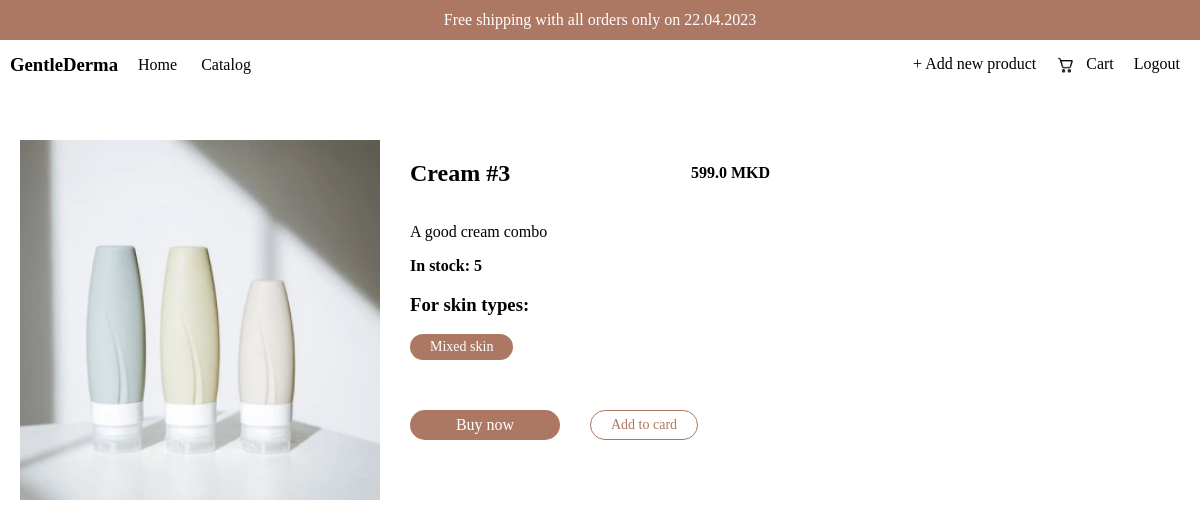
/product/3 (signed in), run on an earlier commit of the app's database.
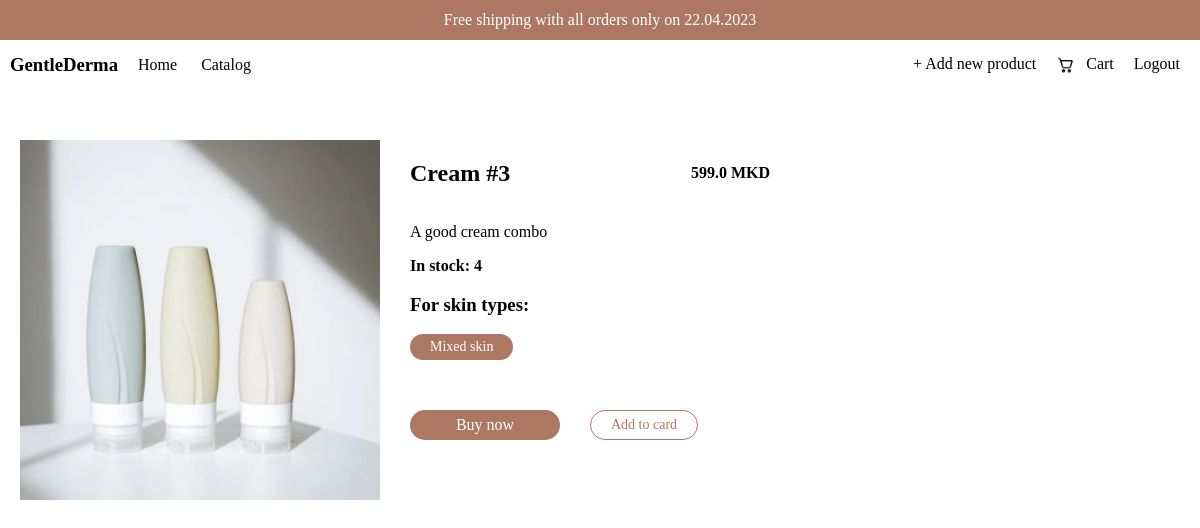
And on a later commit of the database.
### product/models.py (models this page shows, shortened)
class Product(models.Model):
    name = models.CharField(max_length=255)
    image = models.ImageField(upload_to='src/media/products/', default = 'src/media/products/default.png')
    description = models.CharField(max_length=1000)
    price = models.FloatField()
    category = models.ManyToManyField(ProductTag)
    in_stock = models.IntegerField()

### product/views.py (the view)
# urls.py: path('product/<int:id>',product_preview),
def product_preview(request,id):
    if not request.user.is_authenticated:
        return redirect('/login')
    template_name = 'product.html'
    qs = Product.objects.get(pk=id)
    context = {'product':qs}
    return render(request,template_name,context)

### product/models.py (called while the page is built)
    def __str__(self):
        return self.name

### src/templates/product.html (shortened to what this page needs)
{% extends "header.html" %}
{% load static %}
{% block page_content %}
    <div class="product--container">
        <div class="product--image">
            <img src='/{{ product.image }}' />
        </div>
        <div class="product--description">
            <div class="product--title">
                <h2>{{ product.name }}</h2>
                <b>{{ product.price }} MKD</b>
            </div>
            <p>{{ product.description }}</p>
            <b>In stock: {{product.in_stock}}</b>
            <h3>For skin types:</h3>
            <div class='product--tags'>
                {% for category in product.category.all %}<div class="product--pill">{{ category }}</div>{% endfor %}
            </div>
            <div class="product--action-buttons">
                <div class='catalog--add-to-cart-button'>Buy now</div>
                <div class='product--outlined-button' onclick="location.href='/cart/add/{{product.pk}}'" >Add to card</div>
            </div>
        </div>
    </div>
{% endblock %}

What changed in the data, as far as the page shows it:
changed Product "Cream #3": in_stock "5" → "4"
